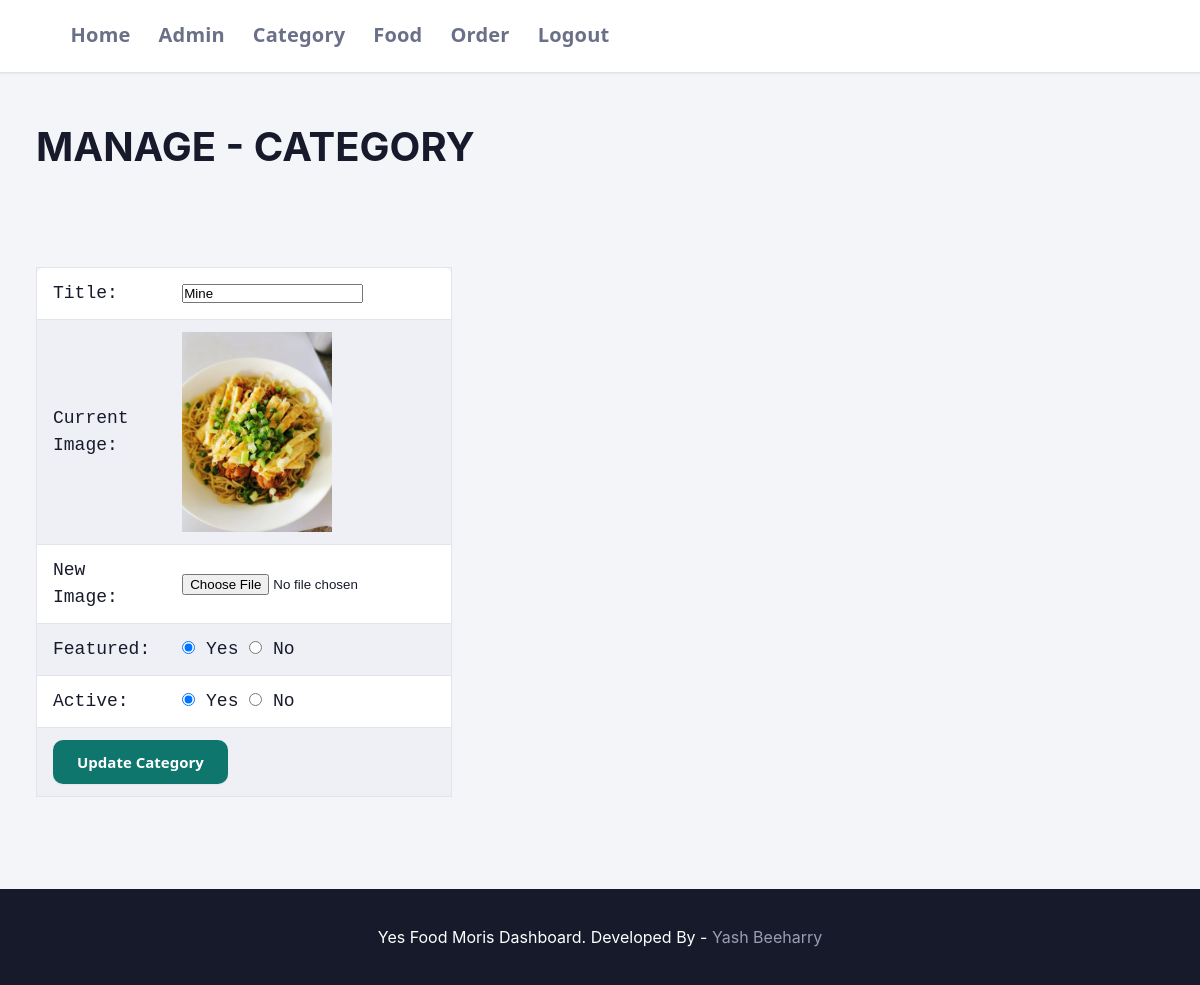
Page /admin/update-category.php?id=11 (signed in) on the committed database.
### tables this page shows
CREATE TABLE `tbl_category` (
  `id` int(10) UNSIGNED NOT NULL,
  `title` varchar(100) NOT NULL,
  `image_name` varchar(255) NOT NULL,
  `featured` varchar(10) NOT NULL,
  `active` varchar(10) NOT NULL
);

### admin/update-category.php (the view, shortened to what this page needs)
<?php include('partials/menu.php'); ?>
<div class="main-content">
    <div class="wrapper">
        <h1>MANAGE - CATEGORY</h1>
        <br /><br /><br />
        <?php
            if(isset($_GET['id']))
            {
                $id = $_GET['id'];
                $sql = "SELECT * FROM tbl_category WHERE id=$id";
                $res = mysqli_query($conn, $sql);
                $count = mysqli_num_rows($res);
                if($count==1)
                {
                    $row = mysqli_fetch_assoc($res);
                    $title = $row['title'];
                    $current_image = $row['image_name'];
                    $featured = $row['featured'];
                    $active = $row['active'];
                }
                else
                {
                    $_SESSION['no-category-found'] = "<div class='error'>Category Not Found.</div>";
                    header('location:'.SITEURL.'admin/manage-category.php');
                }
            }
            else
            {
                header('location:'.SITEURL.'admin/manage-category.php');
            }
        ?>
        <form action="" method="POST" enctype="multipart/form-data">
            <table class="tbl-30">
                <tr>
                    <td>Title: </td>
                    <td>
                        <input type="text" name="title" value="<?php echo $title; ?>">
                    </td>
                </tr>
                <tr>
                    <td>Current Image: </td>
                    <td>
                        <?php
                            if($current_image!="")
                            {
                                ?>
                                <img src="<?php echo SITEURL; ?>images/category/<?php echo $current_image; ?>" width="150px">
                                <?php
                            }
                            else
                            {
                                echo "<div class='error'>Image Not Added.</div>";
                            }
                        ?>
                    </td>
                </tr>
                <tr>
                    <td>New Image: </td>
                    <td>
                        <input type="file" name="image">
                    </td>
                </tr>
                <tr>
                    <td>Featured: </td>
                    <td>
                        <input <?php if($featured=="Yes") { echo "checked"; } ?> type="radio" name="featured" value="Yes"> Yes
                        <input <?php if($featured=="No") { echo "checked"; } ?> type="radio" name="featured" value="No"> No
                    </td>
                </tr>
                <tr>
                    <td>Active: </td>
                    <td>
                        <input <?php if($active=="Yes") { echo "checked"; } ?> type="radio" name="active" value="Yes"> Yes
                        <input <?php if($active=="No") { echo "checked"; } ?> type="radio" name="active" value="No"> No
                    </td>
                </tr>
                <tr>
                    <td colspan="2">
                        <input type="submit" name="submit" value="Update Category" class="btn-secondary">
                    </td>
                </tr>
            </table>
        </form>
    </div>
</div>
<?php include('partials/footer.php'); ?>

### css/admin.css (style rules this page uses)
:root { --bg: #f4f5f9; --surface: #ffffff; --surface-sunken: #eef0f6; --border: #e1e4ec; --border-strong: #ccd0dd; --ink: #171a2b; --ink-muted: #6b7089; --ink-faint: #9a9eb3; --primary: #4338ca; --primary-hover: #362f9e; --primary-soft: #eef0fd; --accent: #f59e0b; --accent-soft: #fef3e2; --secondary: #0f766e; --secondary-hover:#0b5c56; --secondary-soft: #e5f5f3; --success: #0f9960; --success-soft: #e6f6ee; --danger: #e11d48; --danger-soft: #fdecef; --font-display: "Space Grotesk", "Segoe UI", system-ui, sans-serif; --font-body: "Inter", "Segoe UI", system-ui, sans-serif; --font-mono: "JetBrains Mono", "SFMono-Regular", Consolas, monospace; --fs-body: clamp(15px, 13px + 0.9vw, 20px); --fs-nav: clamp(14px, 12px + 1.1vw, 20px); --fs-stat: clamp(20px, 14px + 2.6vw, 30px); --fs-label: clamp(11px, 9px + 0.8vw, 15px); --fs-th: clamp(12px, 10px + 1.1vw, 20px); --fs-td: clamp(13px, 11px + 0.9vw, 18px); --fs-btn: clamp(13px, 11px + 0.7vw, 15px); --fs-status:clamp(12px, 10px + 0.7vw, 16px); --fs-input: clamp(16px, 13px + 1.1vw, 20px); --space-1: 4px; --space-2: 8px; --space-3: 12px; --space-4: clamp(12px, 10px + 0.6vw, 16px); --space-5: clamp(16px, 12px + 1.4vw, 24px); --space-6: clamp(20px, 14px + 2vw, 32px); --space-7: clamp(28px, 18px + 3vw, 48px); --radius-sm: 6px; --radius-md: 10px; --radius-lg: 16px; --shadow-sm: 0 1px 2px rgba(23, 26, 43, 0.06); --shadow-md: 0 4px 16px rgba(23, 26, 43, 0.08); --shadow-lg: 0 12px 32px rgba(23, 26, 43, 0.12); --transition: 180ms ease; --tap-min: 44px; }
*, *::before, *::after { margin: 0; padding: 0; box-sizing: border-box; }
html { -webkit-text-size-adjust: 100%; text-size-adjust: 100%; }
body { font-family: var(--font-body); background-color: var(--bg); color: var(--ink); line-height: 1.5; font-size: var(--fs-body); overflow-x: hidden; min-height: 100vh; }
img, svg { max-width: 100%; display: block; }
.wrapper { width: min(94%, 1280px); margin: 0 auto; padding: var(--space-3) 0; }
.tbl-30 { width: 100%; }
@media (min-width: 640px) { .tbl-30 { width: 30%; } }
.main-content { display: grid; grid-template-columns: 1fr; gap: var(--space-4); padding: var(--space-6) 0; }
@media (min-width: 480px) { .main-content { grid-template-columns: repeat(auto-fit, minmax(200px, 1fr)); } }
table { width: 100%; border-collapse: collapse; background-color: var(--surface); border: 1px solid var(--border); border-radius: var(--radius-md); display: block; overflow-x: auto; -webkit-overflow-scrolling: touch; }
table tr td { padding: var(--space-3) var(--space-4); border-bottom: 1px solid var(--border); font-family: var(--font-mono); font-size: var(--fs-td); color: var(--ink); white-space: nowrap; }
table tr:last-child td { border-bottom: none; }
table tbody tr { transition: background-color var(--transition); }
table tbody tr:nth-child(even) { background-color: var(--surface-sunken); }
@media (min-width: 768px) { table { display: table; overflow-x: visible; } }
@media (min-width: 768px) { table tr th, table tr td { white-space: normal; } }
.btn-primary, .btn-secondary, .btn-danger { display: inline-flex; align-items: center; justify-content: center; gap: var(--space-2); width: 100%; min-height: var(--tap-min); padding: var(--space-3) var(--space-5); font-family: var(--font-display); font-weight: 600; font-size: var(--fs-btn); color: #fff; text-decoration: none; border: none; border-radius: var(--radius-md); cursor: pointer; box-shadow: var(--shadow-sm); transition: background-color var(--transition), transform var(--transition), box-shadow var(--transition); }
@media (min-width: 480px) { .btn-primary, .btn-secondary, .btn-danger { width: auto; } }
.btn-secondary { background-color: var(--secondary); }
@media (min-width: 1024px) { .main-content { gap: var(--space-5); } }

### rows in the picture
tbl_category: title "Mine", image_name (picture), featured "☑", active "☑"
